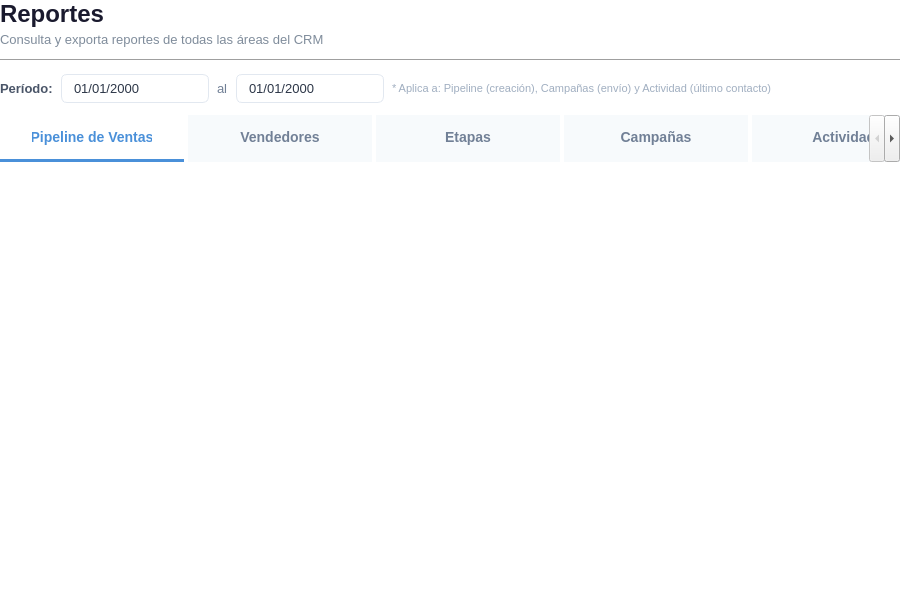
<?xml version="1.0" encoding="UTF-8"?>
<ui version="4.0">
 <class>ReportesView</class>
 <widget class="QWidget" name="ReportesView">
  <property name="geometry">
   <rect>
    <x>0</x>
    <y>0</y>
    <width>900</width>
    <height>600</height>
   </rect>
  </property>
  <property name="styleSheet">
   <string notr="true">
QWidget#ReportesView {
    background-color: transparent;
}

/* === Encabezado de módulo === */
QLabel#lblTitulo {
    font-size: 24px;
    font-weight: bold;
    color: #1a1a2e;
}
QLabel#lblSubtitulo {
    font-size: 13px;
    color: #7f8c9b;
}

/* === Barra de filtro === */
QLabel#lblPeriodo {
    font-size: 13px;
    font-weight: 600;
    color: #4a5568;
}
QLabel#lblAl {
    font-size: 13px;
    color: #718096;
}
QLabel#lblFiltroInfo {
    font-size: 11px;
    color: #a0aec0;
}
QDateEdit {
    border: 1px solid #e2e8f0;
    border-radius: 6px;
    padding: 5px 10px;
    font-size: 13px;
    background-color: white;
    color: #2d3748;
    min-width: 110px;
}
QDateEdit:focus {
    border-color: #4a90d9;
}
QDateEdit::drop-down {
    width: 20px;
    border: none;
}

/* === Tabs — estilo estándar (igual que todos los módulos) === */
QTabWidget::pane {
    border: none;
    background-color: transparent;
}
QTabBar::tab {
    background-color: #f7fafc;
    color: #718096;
    font-size: 14px;
    font-weight: 600;
    padding: 12px 32px;
    border: none;
    border-bottom: 3px solid transparent;
    margin-right: 4px;
    min-width: 120px;
    min-height: 20px;
}
QTabBar::tab:selected {
    color: #4a90d9;
    border-bottom: 3px solid #4a90d9;
    background-color: transparent;
}
QTabBar::tab:hover:!selected {
    color: #2d3748;
    background-color: #edf2f7;
}

/* === Tablas dinámicas — misma paleta que las list widgets === */
QTableWidget {
    background-color: white;
    border: 1px solid #e2e8f0;
    border-radius: 8px;
    gridline-color: #f0f2f5;
    font-size: 13px;
}
QHeaderView::section {
    background-color: #f7fafc;
    color: #2d3748;
    font-weight: bold;
    font-size: 13px;
    padding: 10px 8px;
    border: none;
    border-bottom: 2px solid #e2e8f0;
    border-right: 1px solid #f0f2f5;
}
QTableWidget::item {
    padding: 10px 8px;
    color: #2d3748;
    border-bottom: 1px solid #f0f2f5;
}
QTableWidget::item:selected {
    background-color: #ebf8ff;
    color: #2c5282;
}
QTableWidget::item:hover {
    background-color: #f7fafc;
}
   </string>
  </property>
  <layout class="QVBoxLayout" name="mainLayout">
   <property name="leftMargin">
    <number>0</number>
   </property>
   <property name="topMargin">
    <number>0</number>
   </property>
   <property name="rightMargin">
    <number>0</number>
   </property>
   <property name="bottomMargin">
    <number>0</number>
   </property>
   <property name="spacing">
    <number>12</number>
   </property>
   <item>
    <layout class="QHBoxLayout" name="headerLayout">
     <property name="spacing">
      <number>16</number>
     </property>
     <item>
      <layout class="QVBoxLayout" name="headerTitleLayout">
       <property name="spacing">
        <number>4</number>
       </property>
       <item>
        <widget class="QLabel" name="lblTitulo">
         <property name="text">
          <string>Reportes</string>
         </property>
        </widget>
       </item>
       <item>
        <widget class="QLabel" name="lblSubtitulo">
         <property name="text">
          <string>Consulta y exporta reportes de todas las áreas del CRM</string>
         </property>
        </widget>
       </item>
      </layout>
     </item>
     <item>
      <spacer name="headerSpacer">
       <property name="orientation">
        <enum>Qt::Horizontal</enum>
       </property>
       <property name="sizeHint" stdset="0">
        <size>
         <width>40</width>
         <height>20</height>
        </size>
       </property>
      </spacer>
     </item>
    </layout>
   </item>
   <item>
    <widget class="QFrame" name="separator">
     <property name="frameShape">
      <enum>QFrame::HLine</enum>
     </property>
     <property name="frameShadow">
      <enum>QFrame::Sunken</enum>
     </property>
     <property name="styleSheet">
      <string notr="true">color: #e2e8f0;</string>
     </property>
    </widget>
   </item>
   <item>
    <layout class="QHBoxLayout" name="filterLayout">
     <property name="spacing">
      <number>8</number>
     </property>
     <item>
      <widget class="QLabel" name="lblPeriodo">
       <property name="text">
        <string>Período:</string>
       </property>
      </widget>
     </item>
     <item>
      <widget class="QDateEdit" name="dtDesde">
       <property name="displayFormat">
        <string>dd/MM/yyyy</string>
       </property>
       <property name="calendarPopup">
        <bool>true</bool>
       </property>
      </widget>
     </item>
     <item>
      <widget class="QLabel" name="lblAl">
       <property name="text">
        <string>al</string>
       </property>
      </widget>
     </item>
     <item>
      <widget class="QDateEdit" name="dtHasta">
       <property name="displayFormat">
        <string>dd/MM/yyyy</string>
       </property>
       <property name="calendarPopup">
        <bool>true</bool>
       </property>
      </widget>
     </item>
     <item>
      <widget class="QLabel" name="lblFiltroInfo">
       <property name="text">
        <string>* Aplica a: Pipeline (creación), Campañas (envío) y Actividad (último contacto)</string>
       </property>
      </widget>
     </item>
     <item>
      <spacer name="filterSpacer">
       <property name="orientation">
        <enum>Qt::Horizontal</enum>
       </property>
       <property name="sizeHint" stdset="0">
        <size>
         <width>40</width>
         <height>20</height>
        </size>
       </property>
      </spacer>
     </item>
    </layout>
   </item>
   <item>
    <widget class="QTabWidget" name="reportesTabs">
     <property name="currentIndex">
      <number>0</number>
     </property>
     <widget class="QWidget" name="tabPipeline">
      <attribute name="title">
       <string>  Pipeline de Ventas  </string>
      </attribute>
      <layout class="QVBoxLayout" name="tabPipelineLayout">
       <property name="leftMargin">
        <number>0</number>
       </property>
       <property name="topMargin">
        <number>16</number>
       </property>
       <property name="rightMargin">
        <number>0</number>
       </property>
       <property name="bottomMargin">
        <number>0</number>
       </property>
       <property name="spacing">
        <number>16</number>
       </property>
      </layout>
     </widget>
     <widget class="QWidget" name="tabVendedores">
      <attribute name="title">
       <string>  Vendedores  </string>
      </attribute>
      <layout class="QVBoxLayout" name="tabVendedoresLayout">
       <property name="leftMargin">
        <number>0</number>
       </property>
       <property name="topMargin">
        <number>16</number>
       </property>
       <property name="rightMargin">
        <number>0</number>
       </property>
       <property name="bottomMargin">
        <number>0</number>
       </property>
       <property name="spacing">
        <number>16</number>
       </property>
      </layout>
     </widget>
     <widget class="QWidget" name="tabEtapas">
      <attribute name="title">
       <string>  Etapas  </string>
      </attribute>
      <layout class="QVBoxLayout" name="tabEtapasLayout">
       <property name="leftMargin">
        <number>0</number>
       </property>
       <property name="topMargin">
        <number>16</number>
       </property>
       <property name="rightMargin">
        <number>0</number>
       </property>
       <property name="bottomMargin">
        <number>0</number>
       </property>
       <property name="spacing">
        <number>16</number>
       </property>
      </layout>
     </widget>
     <widget class="QWidget" name="tabCampanas">
      <attribute name="title">
       <string>  Campañas  </string>
      </attribute>
      <layout class="QVBoxLayout" name="tabCampanasLayout">
       <property name="leftMargin">
        <number>0</number>
       </property>
       <property name="topMargin">
        <number>16</number>
       </property>
       <property name="rightMargin">
        <number>0</number>
       </property>
       <property name="bottomMargin">
        <number>0</number>
       </property>
       <property name="spacing">
        <number>16</number>
       </property>
      </layout>
     </widget>
     <widget class="QWidget" name="tabActividad">
      <attribute name="title">
       <string>  Actividad  </string>
      </attribute>
      <layout class="QVBoxLayout" name="tabActividadLayout">
       <property name="leftMargin">
        <number>0</number>
       </property>
       <property name="topMargin">
        <number>16</number>
       </property>
       <property name="rightMargin">
        <number>0</number>
       </property>
       <property name="bottomMargin">
        <number>0</number>
       </property>
       <property name="spacing">
        <number>16</number>
       </property>
      </layout>
     </widget>
    </widget>
   </item>
  </layout>
 </widget>
 <resources/>
 <connections/>
</ui>
